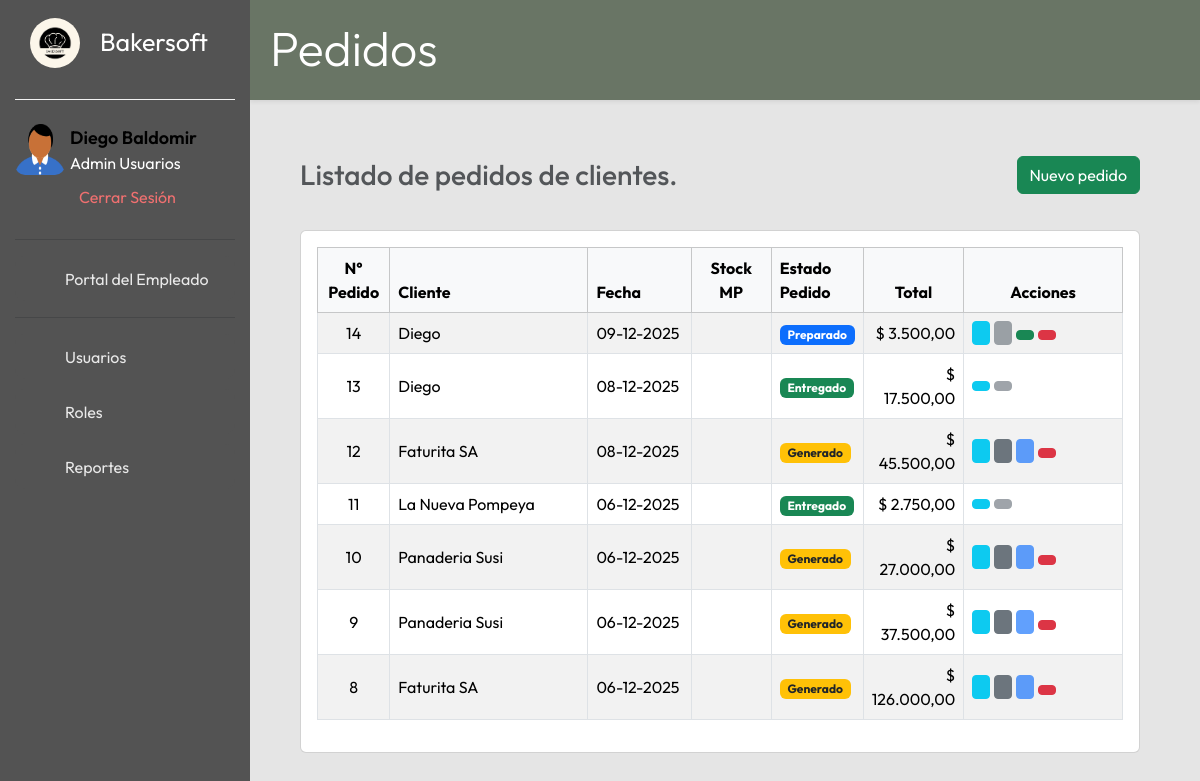
/pedidos/vista/index.php (signed in), run on the app's committed database.
### tables this page shows
CREATE TABLE IF NOT EXISTS `pedidoventa` (
  `idPedidoVenta` int NOT NULL AUTO_INCREMENT,
  `idCliente` int NOT NULL,
  `fechaPedido` datetime NOT NULL DEFAULT CURRENT_TIMESTAMP,
  `estado` int NOT NULL,
  `observaciones` varchar(255) DEFAULT NULL,
  `total` decimal(10,2) NOT NULL DEFAULT '0.00',
  PRIMARY KEY (`idPedidoVenta`),
  KEY `fk_pedidoventa_cliente` (`idCliente`),
  KEY `fk_pedidoventa_estado` (`estado`)
);

CREATE TABLE IF NOT EXISTS `clientes` (
  `id_cliente` int NOT NULL AUTO_INCREMENT,
  `nombre` varchar(100) NOT NULL,
  `email` varchar(50) NOT NULL,
  `telefono` varchar(20) NOT NULL,
  `calle` varchar(100) NOT NULL,
  `altura` int NOT NULL,
  `provincia` int NOT NULL,
  `localidad` int NOT NULL,
  `estado` varchar(20) NOT NULL DEFAULT 'Activo',
  PRIMARY KEY (`id_cliente`),
  KEY `fk_cliente_provincia` (`provincia`),
  KEY `fk_cliente_localidad` (`localidad`),
  KEY `idx_clientes_busqueda` (`nombre`,`email`,`telefono`)
);

CREATE TABLE IF NOT EXISTS `estadospedidos` (
  `codEstado` int NOT NULL,
  `descEstado` varchar(50) NOT NULL,
  PRIMARY KEY (`codEstado`)
);

### config/bd.php (called while the page is built)
<?php
class bd {
    private $host;
    private $dbname;
    private $user;
    private $password;
    function __construct(){
        $this->host = "localhost";
        $this->dbname = "bakersoft";
        $this->user = "root";
        $this->password = "";
    }
    public function conexion(){
    try{
        $PDO = new PDO("mysql:host=".$this->host.";dbname=".$this->dbname,$this->user,$this->password);
        return $PDO;
    }catch(PDOexception $ex){
        return $ex->getMessage();
    }
    }
}
?>

### pedidos/controlador/controladorPedidos.php (called while the page is built, shortened)
<?php
class controladorPedidos
{
    private $modelo;
    public function __construct()
    {
        require_once("../modelo/modeloPedidos.php");
        $this->modelo = new modeloPedidos();
    }
    public function listarPedidos()
    {
        return $this->modelo->listarPedidosVenta();
    }
    public function obtenerResumenStockPedido(int $idPedidoVenta): array
    {
        return $this->modelo->evaluarStockPedido($idPedidoVenta);
    }
}

### pedidos/modelo/modeloPedidos.php (called while the page is built, shortened)
<?php
class modeloPedidos
{
    private $pdo;
    public function __construct()
    {
        require_once("../../config/bd.php");
        $con = new bd();
        $this->pdo = $con->conexion();
    }
    public function listarPedidosVenta()
    {
        $sql = "SELECT
                    pv.idPedidoVenta,
                    pv.fechaPedido,
                    pv.total,
                    pv.estado,
                    c.nombre AS cliente,
                    e.descEstado
                FROM pedidoventa pv
                INNER JOIN clientes c ON pv.idCliente = c.id_cliente
                LEFT JOIN estadospedidos e ON pv.estado = e.codEstado
                ORDER BY pv.fechaPedido DESC, pv.idPedidoVenta DESC";
        $stmt = $this->pdo->prepare($sql);
        $stmt->execute();
        return $stmt->fetchAll(PDO::FETCH_ASSOC);
    }
    public function evaluarStockPedido(int $idPedidoVenta): array
    {
        $sql = "SELECT
                    dpv.idProducto,
                    dpv.cantidad       AS cantidadPedido,
                    dp.idMP,
                    dp.cantidad        AS cantidadMPxUnidad
                FROM detallepedidoventa dpv
                INNER JOIN detalleproducto dp
                        ON dpv.idProducto = dp.idProducto
                WHERE dpv.idPedidoVenta = :idPedidoVenta";
        $stmt = $this->pdo->prepare($sql);
        $stmt->execute([':idPedidoVenta' => $idPedidoVenta]);
        $rows = $stmt->fetchAll(PDO::FETCH_ASSOC);
        $consumos = [];
        foreach ($rows as $r) {
            $idMP       = (int)$r['idMP'];
            $cantPedida = (float)$r['cantidadPedido'];
            $cantMPxUni = (float)$r['cantidadMPxUnidad'];
            $requerido = $cantPedida * $cantMPxUni;
            if (!isset($consumos[$idMP])) {
                $consumos[$idMP] = 0.0;
            }
            $consumos[$idMP] += $requerido;
        }
        $idsMP = array_keys($consumos);
        $placeholders = implode(',', array_fill(0, count($idsMP), '?'));
        $sqlStock = "SELECT id, nombre, stockactual, unidad_medida
             FROM materiaprima
             WHERE id IN ($placeholders)";
        $stmtStock = $this->pdo->prepare($sqlStock);
        $stmtStock->execute($idsMP);
        $rowsStock = $stmtStock->fetchAll(PDO::FETCH_ASSOC);
        $stocks = [];
        foreach ($rowsStock as $s) {
            $stocks[(int)$s['id']] = [
                'nombre'      => $s['nombre'],
                'stockactual' => (float)$s['stockactual'],
                'unidad'      => $s['unidad_medida'],
            ];
        }
        $faltantes = [];
        foreach ($consumos as $idMP => $requerido) {
            $infoStock  = $stocks[$idMP] ?? null;
            $disponible = $infoStock ? $infoStock['stockactual'] : 0.0;
            $nombreMP   = $infoStock ? $infoStock['nombre'] : ('MP #' . $idMP);
            $unidad     = $infoStock['unidad'] ?? '';
            if ($disponible + 1e-6 < $requerido) {
                $faltantes[] = [
                    'idMP'       => $idMP,
                    'nombreMP'   => $nombreMP,
                    'unidad'     => $unidad,
                    'requerido'  => $requerido,
                    'disponible' => $disponible,
                    'faltante'   => $requerido - $disponible,
                ];
            }
        }
        $suficiente = empty($faltantes);
        return [
            'suficiente' => $suficiente,
            'faltantes'  => $faltantes,
            'consumos'   => $consumos,
        ];
    }
}

### pedidos/vista/index.php (the view, shortened to what this page needs)
<?php
include_once("../../includes/head_app.php");
require_once("../controlador/controladorPedidos.php");
$ctrl = new controladorPedidos();
$pedidos = $ctrl->listarPedidos();
?>
<div class="titulo-contenido shadow-sm">
  <h1 class="display-5">Pedidos</h1>
</div>
<div class="contenido-principal">
  <div class="encabezado-tabla d-flex justify-content-between align-items-center mb-3 mt-3">
    <div>
      <h3 class="mb-0 text-muted">Listado de pedidos de clientes.</h3>
    </div>
    <div>
      <a href="crear.php" class="btn btn-success">
        <span>Nuevo pedido</span>
      </a>
    </div>
  </div>
  <div class="contenido">
    <div class="card">
      <div class="card-body">
        <div class="">
          <table id="tablaPedidos" class="table table-striped table-bordered align-middle">
            <thead class="table-light">
              <tr>
                <th style="width: 9%;" class="text-center">N° Pedido</th>
                <th style="width: 25%;">Cliente</th>
                <th style="width: 13%;">Fecha</th>
                <th style="width: 10%" class="text-center">Stock MP</th>
                <th style="width: 11%;">Estado Pedido</th>
                <th style="width: 12%;" class="text-center">Total</th>
                <th style="width: 20%;" class="text-center">Acciones</th>
              </tr>
            </thead>
            <tbody>
              <?php if (!empty($pedidos)): ?>
                <?php foreach ($pedidos as $p): ?>
                  <?php
                  $estado = (int)$p['estado'];
                  $descEstado = $p['descEstado'] ?? 'N/D';
                  $idPedido = (int)$p['idPedidoVenta'];
                  $resumenStock   = $ctrl->obtenerResumenStockPedido($idPedido);
                  $stockSuficiente = $resumenStock['suficiente'] ?? false;
                  $badgeClass = 'bg-secondary';
                  switch ($estado) {
                    case 70:
                      $badgeClass = 'bg-warning text-dark';
                      break;
                    case 90:
                      $badgeClass = 'bg-primary';
                      break;
                    case 100:
                      $badgeClass = 'bg-success';
                      break;
                  }
                  $acciones = [];
                  $puedePreparar = true;
                  if ($estado === 70) {
                    $puedePreparar = $stockSuficiente ? true : false;
                    $acciones[] = ['dataAction' => 'Confirmar', 'nuevoEstado' => 80, 'class' => 'btn-primary', 'label' => 'Confirmar'];
                    $acciones[] = ['dataAction' => 'Cancelar',  'nuevoEstado' => 60, 'class' => 'btn-danger',  'label' => 'Cancelar'];
                  } elseif ($estado === 80) {
                    $acciones[] = ['dataAction' => 'Preparar', 'nuevoEstado' => 90, 'class' => 'btn-primary', 'label' => 'Preparar'];
                    $acciones[] = ['dataAction' => 'Cancelar',  'nuevoEstado' => 60, 'class' => 'btn-danger',  'label' => 'Cancelar'];
                  } elseif ($estado === 90) {
                    $acciones[] = ['dataAction' => 'Entregar', 'nuevoEstado' => 100, 'class' => 'btn-success', 'label' => 'Entregar'];
                    $acciones[] = ['dataAction' => 'Cancelar',  'nuevoEstado' => 60,  'class' => 'btn-danger',  'label' => 'Cancelar'];
                  } else {
                    $acciones = [];
                  }
                  ?>
                  <tr>
                    <td class="text-center"><?php echo (int)$p['idPedidoVenta']; ?></td>
                    <td><?php echo htmlspecialchars($p['cliente']); ?></td>
                    <td><?php $fechaRaw = $p['fechaPedido'] ?? null;
                        $fechaFormateada = '';
                        if ($fechaRaw) {
                          $dt = DateTime::createFromFormat('Y-m-d H:i:s', $fechaRaw);
                          if ($dt) {
                            $fechaFormateada = $dt->format('d-m-Y');
                          } else {
                            $ts = strtotime($fechaRaw);
                            $fechaFormateada = $ts ? date('d-m-Y', $ts) : $fechaRaw;
                          }
                        }
                        echo htmlspecialchars($fechaFormateada);
                        ?>
                    </td>
                    <td class="text-center">
                    </td>
                    <td>
                      <span class="badge <?php echo $badgeClass; ?>">
                        <?php echo htmlspecialchars($descEstado); ?>
                      </span>
                    </td>
                    <td class="text-end">
                      $ <?php echo number_format($p['total'], 2, ',', '.'); ?>
                    </td>
                    <td>
                      <div class="d-flex flex-wrap gap-1">
                        <a href="ver.php?id=<?php echo (int)$p['idPedidoVenta']; ?>"
                          class="btn btn-sm btn-info"
                          title="Ver pedido">
                        </a>
                        <?php $puedeEditar = ($estado === 70); ?>
                        <?php if ($puedeEditar): ?>
                          <a href="editar.php?id=<?php echo (int)$p['idPedidoVenta']; ?>"
                            class="btn btn-sm btn-secondary"
                            title="Editar pedido">
                          </a>
                        <?php else: ?>
                          <button type="button"
                            class="btn btn-sm btn-secondary"
                            disabled
                            title="Solo se pueden editar pedidos en estado Generado">
                          </button>
                        <?php endif; ?>
                        <?php foreach ($acciones as $acc): ?>
                          <?php if ($acc['label'] === 'Confirmar' && !$puedePreparar): ?>
                            <button type="button"
                              class="btn btn-sm btn-primary"
                              disabled
                              title="No hay materias primas suficientes para preparar este pedido">
                            </button>
                          <?php else: ?>
                            <form action="../controlador/controladorPedidos.php"
                              method="POST"
                              class="d-inline form-accion-estado">
                              <button type="submit"
                                class="btn btn-sm <?php echo $acc['class']; ?>"
                                data-accion="<?php echo $acc['label']; ?>"
                                title="<?php echo $acc['label']; ?>">
                              </button>
                            </form>
                          <?php endif; ?>
                        <?php endforeach; ?>
                      </div>
                    </td>
                  </tr>
                <?php endforeach; ?>
              <?php endif; ?>
            </tbody>
          </table>
        </div>
      </div>
    </div>
  </div>
</div>

### Bakersoft/rsc/estilos/style.css (style rules this page uses)
:root { --color-barra-lateral:rgb(83, 83, 83); --color-texto:rgb(0,0,0); --color-texto-menu:rgb(233, 233, 233); --color-boton:rgb(0,0,0); --color-boton-texto:rgb(255,255,255); --color-menu-hover:rgb(238,238,238); --color-menu-hover-texto:rgb(0,0,0); --color-linea:rgb(241,241,241); }
* { margin: 0; padding: 0; box-sizing: border-box; font-family: 'Outfit', sans-serif; }
body { height: 100vh; width: 100%; background-color: #E5E5E5; background-position: center; background-size: cover; }

### Bakersoft/rsc/estilos/contenido.css (style rules this page uses)
:root { --color-boton:#157a33; --color-boton-texto:rgb(255, 255, 255); }
.contenido-principal { width: 70%; margin-left: 300px; padding-top: 40px; }
.titulo-contenido { height: 100px; margin-left: 250px; background-color: #697565; padding: 20px; color: white; }
.contenido-principal .encabezado-tabla { display: flex; justify-content: space-between; }
.contenido-principal .contenido { padding-top: 20px; }

### data on the page
pedidoventa: idPedidoVenta "14", idCliente.nombre "Diego", fechaPedido "09-12-2025", estadospedidos.descEstado "Preparado", total "3.500,00"
pedidoventa: idPedidoVenta "13", idCliente.nombre "Diego", fechaPedido "08-12-2025", estadospedidos.descEstado "Entregado", total "17.500,00"
pedidoventa: idPedidoVenta "12", idCliente.nombre "Faturita SA", fechaPedido "08-12-2025", estadospedidos.descEstado "Generado", total "45.500,00"
pedidoventa: idPedidoVenta "11", idCliente.nombre "La Nueva Pompeya", fechaPedido "06-12-2025", estadospedidos.descEstado "Entregado", total "2.750,00"
pedidoventa: idPedidoVenta "10", idCliente.nombre "Panaderia Susi", fechaPedido "06-12-2025", estadospedidos.descEstado "Generado", total "27.000,00"
pedidoventa: idPedidoVenta "9", idCliente.nombre "Panaderia Susi", fechaPedido "06-12-2025", estadospedidos.descEstado "Generado", total "37.500,00"
pedidoventa: idPedidoVenta "8", idCliente.nombre "Faturita SA", fechaPedido "06-12-2025", estadospedidos.descEstado "Generado", total "126.000,00"

### other printed values
$_SESSION['nomyapellido'] "Diego Baldomir"
$_SESSION['rol'] "Admin Usuarios"
$item['label'] "Usuarios"
$item['label'] "Roles"
$item['label'] "Reportes"
